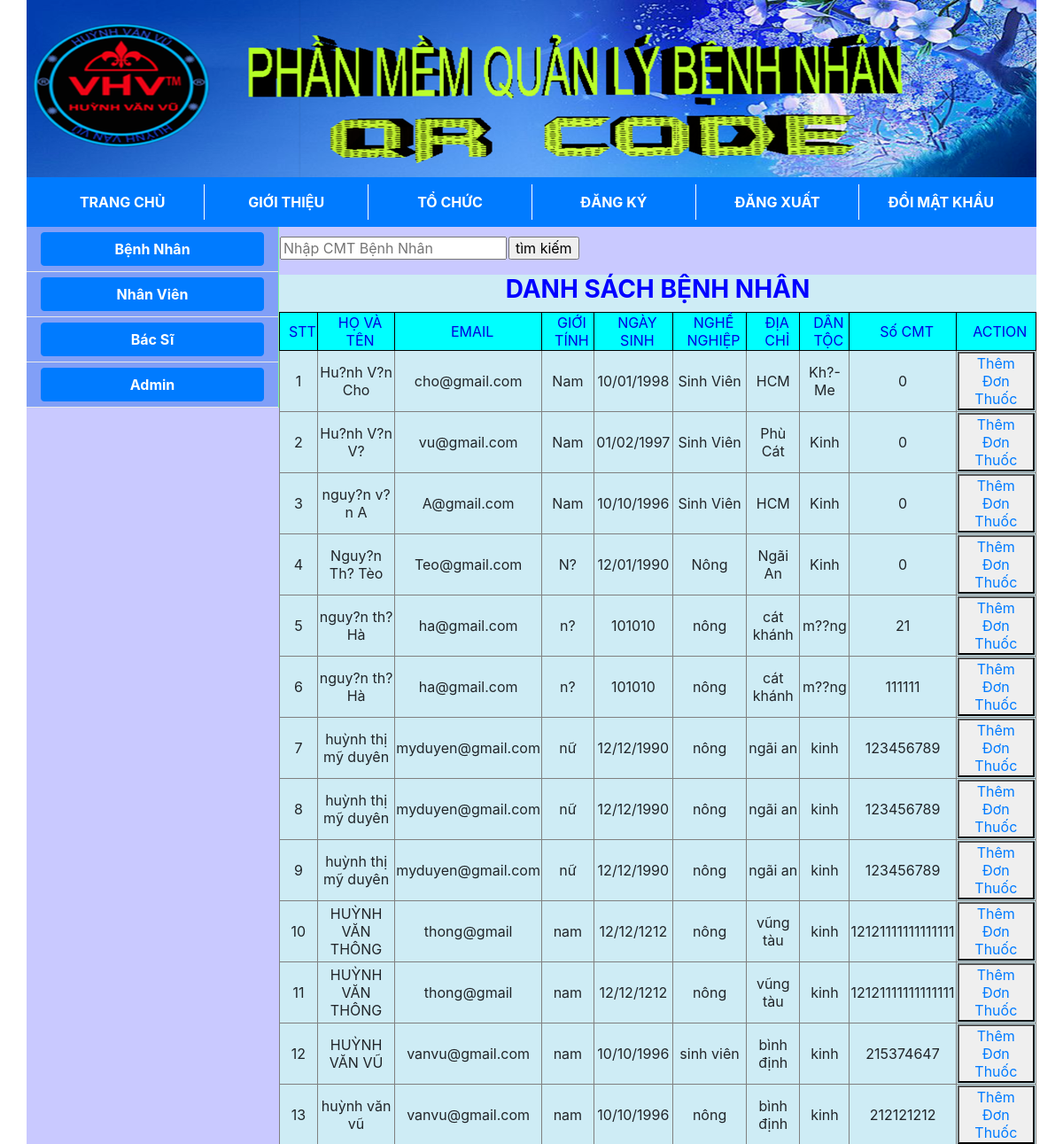
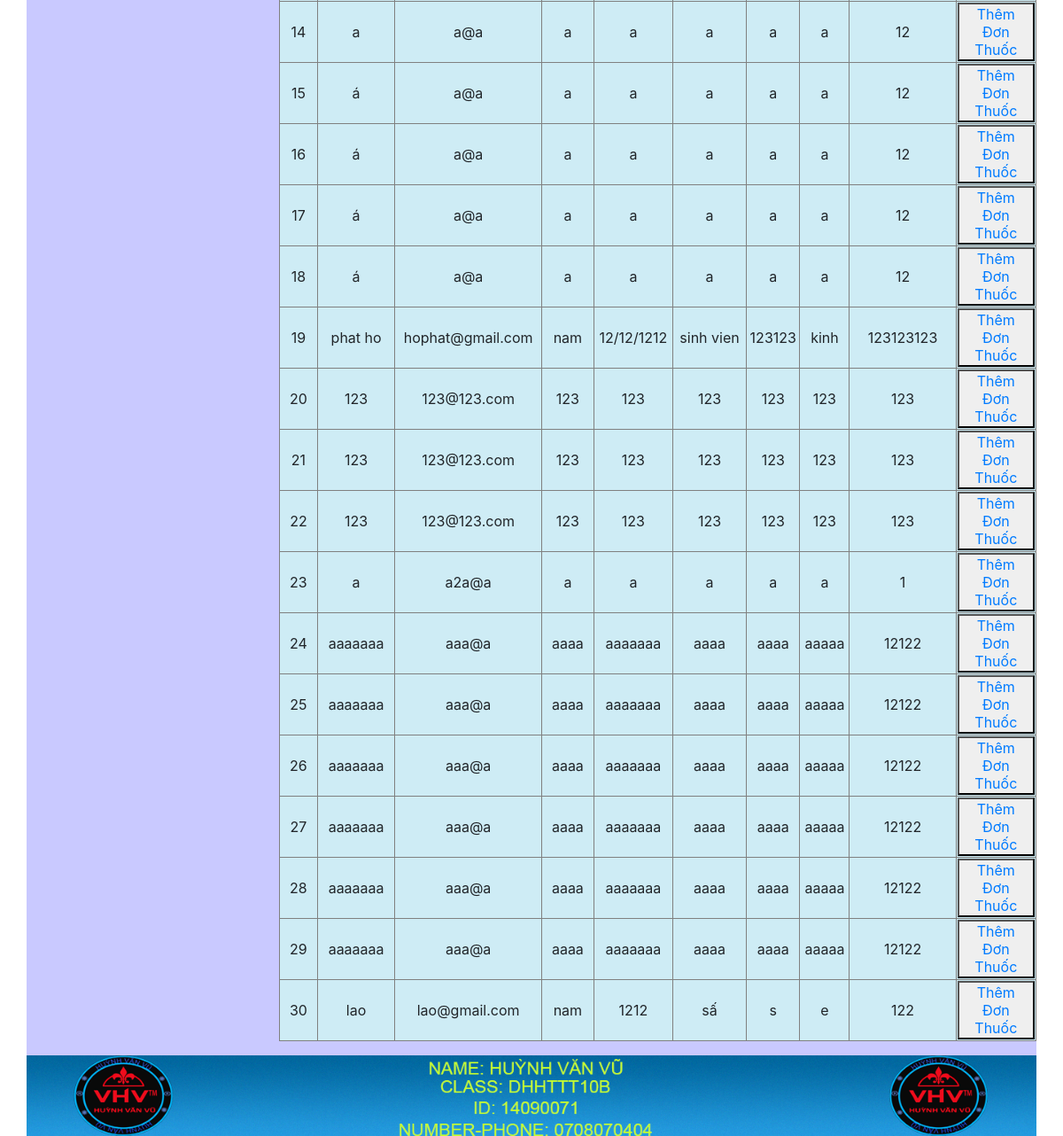
Screenshot of /index.php?controller=index&action=danhsachbenhnhan (signed in) with the database file from the repository (2 pictures, top to bottom).
### tables this page shows
CREATE TABLE IF NOT EXISTS `benhnhan` (
  `idBN` int(10) NOT NULL AUTO_INCREMENT,
  `HotenBN` varchar(30) NOT NULL,
  `email` varchar(50) NOT NULL,
  `Gioitinh` varchar(10) NOT NULL,
  `Ngaysinh` varchar(50) NOT NULL,
  `Nghenghiep` varchar(30) NOT NULL,
  `Diachi` varchar(100) NOT NULL,
  `Dantoc` varchar(20) NOT NULL,
  `Cmt` varchar(255) NOT NULL,
  PRIMARY KEY (`idBN`)
);

### model/index.php (called while the page is built, shortened)
<?php
class Database
		{
			private $hostname='localhost';
			private $username='root';
			private $password='';
			private $dbname='quanlybenhnhan';
			private $connect = NULL;
			private $result = NULL;
			public function connect_db()
			{
				$this->connect = new mysqli($this->hostname,$this->username,$this->password,$this->dbname);
				if(!$this->connect){
					echo 'ket noi that bai';
					exit();
				}else {
					mysqli_set_charset($this->connect,'utf8');
				}
				return $this->connect;
			}
			public function execute($sql)
				{
					$this->result = $this->connect ->query($sql);
					return $this->result;
				}
			public function get_db()
			{
				if($this->result)
					{
						$data = mysqli_fetch_array($this->result);
					}
				else
					{
						$data = 0;
					}
				return $data;
			}
			public function get_all_benhnhan()
					{
						$sql = "SELECT * FROM  benhnhan";
						$e = $this ->execute($sql);
						if($this->num_rows()==0)
						{
								$data =0;
								echo '<p style="text-align: center; color: red; font-size: 200%">Danh sách trống</p>';
						}
						else
							{
								while($datas = $this->get_db())
								{
									$data[]=$datas;
								}
							}
							return $data;
					}
			public function num_rows()
			{
				if($this->result)
				{
					$row = mysqli_num_rows($this->result);
				}
				else{
					$row = 0;
				}
				return $row;
			}
			}
 ?>

### view/bacsi/danhsachbenhnhan.php (the view, shortened to what this page needs)
<?php
include('view/header.php');
?>
<div class="container">
	<div class="row">
		<div class="col-12 p-0">
			<nav class="navbar navbar-expand-lg navbar-dark bg-primary">
				<div class="collapse navbar-collapse" id="navbarsExample03">
					<ul class="navbar-nav mr-auto nav-custom six">
						<li class="nav-item active">
							<a  class="nav-link" href="http://localhost/quanlybenhnhan/index.php?controller=index&action=trangchu">TRANG CHỦ</a>
						</li>
						<li class="nav-item active">
							<a  class="nav-link"  href="http://localhost/quanlybenhnhan/index.php?controller=index&action=gioithieu">GIỚI THIỆU</a>
						</li>
						<li class="nav-item active">
							<a class="nav-link" href="http://localhost/quanlybenhnhan/index.php?controller=index&action=tochuc">TỔ CHỨC</a>
						</li>
						<li class="nav-item active">
							<a  class="nav-link" href="http://localhost/quanlybenhnhan/index.php?controller=nguoinha&action=dangky">ĐĂNG KÝ</a>
						</li>
						<li class="nav-item active">
							<a class="nav-link" href="http://localhost/quanlybenhnhan/index.php?controller=index&action=dangxuat"  > ĐĂNG XUẤT</a>
						</li>
						<li class="nav-item active">
							<a class="nav-link" href="http://localhost/quanlybenhnhan/index.php?controller=index&action=doimatkhau"  > ĐỔI MẬT KHẨU</a>
						</li>
					</ul>
			</div>
		</nav>
	</div>
</div>
</div>
<div class="container">
	<div class="row">
		<div class="col-12  menu-left col-lg-3  p-0">
			<?php
			include('view/menuleft.php');
			?>
		</div>
		<div class="col-12 col-lg-9 menu-right ">
			<div >
				<form class=" row" action="" method="GET" class="" role="form" style="width: auto; margin-top: 10px;">
						<table>
							<tr>
								<td><input type="text" name="ten" placeholder="Nhập CMT Bệnh Nhân"></td>
								<td id="timkiem"><input type="submit" value="tìm kiếm"></td>
							</tr>
						</table>
					</form>
				<form class="section row" action="" method="GET" class="" role="form" style="width: auto; margin-top: 10px;">
					<h3 class="col-12" style="text-align: center; color: #0000FF">
						<strong>DANH SÁCH BỆNH NHÂN</strong>
					</h3>
					<table class="col-12" border="1px;">
						<thead>
							<tr style="color: #0101DF; text-align: center;">
								<td>STT</td>
								<td>HỌ VÀ TÊN</td>
								<td>EMAIL</td>
								<td>GIỚI TÍNH</td>
								<td>NGÀY SINH</td>
								<td>NGHỀ NGHIỆP</td>
								<td>ĐỊA CHỈ</td>
								<td>DÂN TỘC</td>
								<td>Số CMT</td>
								<td>ACTION</td>
							</tr>
						</thead>
						<tbody>
							<?php
							$stt=1;
							foreach ($data as $value) {
								?>
								<tr>
									<td><?php echo $stt?></td>
									<td><?php echo $value['HotenBN']; ?></td>
									<td><?php echo $value['email']; ?></td>
									<td><?php echo $value['Gioitinh']; ?></td>
									<td><?php echo $value['Ngaysinh']; ?></td>
									<td><?php echo $value['Nghenghiep']; ?></td>
									<td><?php echo $value['Diachi']; ?></td>
									<td><?php echo $value['Dantoc']; ?></td>
									<td><?php echo $value['Cmt']; ?></td>
									<td>
										<button><a style="text-decoration: none;" href="index.php?controller=index&action=thembenhan&idBN=<?php echo $value['idBN'];?>&ten=<?php echo  $value['HotenBN']; ?>">Thêm Đơn Thuốc</a></button>
									</td>
								</tr>
								<?php
								$stt++;
							}
							?>
						</tbody>
					</table>
				</form>
			</div>
		</div>
</div>
</div>
	<?php
	include('view/footer.php');
	?>

### style.css (style rules this page uses)
html,body { padding: 0; margin: 0; max-width: 100%; max-height: 100%; }
.section { background-color: #CEECF5; }
.menu-left { background-color: #0000ff36; height: }
.menu-right { background: #0000ff36 }
table thead tr { max-height: 40px; background: aqua; }
table thead { border:1px solid black; }
thead tr td { padding-left: 10px; text-align: center; }
table { text-align: center; max-width: 98% }
h3 { text-align:center; }
.nav-item { padding: 0em 3em; }
.six .nav-item { padding: 0; }
.nav-link { font-weight: bold; }
.nav-custom { display: flex; width: 100%; }
.nav-custom li { border-left: 1px solid white; width: 25%; text-align: center; }
.nav-custom li:nth-child(1) { border-left: 0px solid white; }

### rows the page displays
benhnhan: HotenBN "Hu?nh V?n Cho", email "cho@gmail.com", Gioitinh "Nam", Ngaysinh "10/01/1998", Nghenghiep "Sinh Viên", Diachi "HCM", Dantoc "Kh?-Me", Cmt "0"
benhnhan: HotenBN "Hu?nh V?n V?", email "vu@gmail.com", Gioitinh "Nam", Ngaysinh "01/02/1997", Nghenghiep "Sinh Viên", Diachi "Phù Cát", Dantoc "Kinh", Cmt "0"
benhnhan: HotenBN "nguy?n v?n A", email "A@gmail.com", Gioitinh "Nam", Ngaysinh "10/10/1996", Nghenghiep "Sinh Viên", Diachi "HCM", Dantoc "Kinh", Cmt "0"
benhnhan: HotenBN "Nguy?n Th? Tèo", email "Teo@gmail.com", Gioitinh "N?", Ngaysinh "12/01/1990", Nghenghiep "Nông", Diachi "Ngãi An", Dantoc "Kinh", Cmt "0"
benhnhan: HotenBN "nguy?n th? Hà", email "ha@gmail.com", Gioitinh "n?", Ngaysinh "101010", Nghenghiep "nông", Diachi "cát khánh", Dantoc "m??ng", Cmt "21"
benhnhan: HotenBN "nguy?n th? Hà", email "ha@gmail.com", Gioitinh "n?", Ngaysinh "101010", Nghenghiep "nông", Diachi "cát khánh", Dantoc "m??ng", Cmt "111111"
benhnhan: HotenBN "huỳnh thị mỹ duyên", email "myduyen@gmail.com", Gioitinh "nữ", Ngaysinh "12/12/1990", Nghenghiep "nông", Diachi "ngãi an", Dantoc "kinh", Cmt "123456789"
benhnhan: HotenBN "huỳnh thị mỹ duyên", email "myduyen@gmail.com", Gioitinh "nữ", Ngaysinh "12/12/1990", Nghenghiep "nông", Diachi "ngãi an", Dantoc "kinh", Cmt "123456789"
benhnhan: HotenBN "huỳnh thị mỹ duyên", email "myduyen@gmail.com", Gioitinh "nữ", Ngaysinh "12/12/1990", Nghenghiep "nông", Diachi "ngãi an", Dantoc "kinh", Cmt "123456789"
benhnhan: HotenBN "HUỲNH VĂN THÔNG", email "thong@gmail", Gioitinh "nam", Ngaysinh "12/12/1212", Nghenghiep "nông", Diachi "vũng tàu", Dantoc "kinh", Cmt "12121111111111111"
benhnhan: HotenBN "HUỲNH VĂN THÔNG", email "thong@gmail", Gioitinh "nam", Ngaysinh "12/12/1212", Nghenghiep "nông", Diachi "vũng tàu", Dantoc "kinh", Cmt "12121111111111111"
benhnhan: HotenBN "HUỲNH VĂN VŨ", email "vanvu@gmail.com", Gioitinh "nam", Ngaysinh "10/10/1996", Nghenghiep "sinh viên", Diachi "bình định", Dantoc "kinh", Cmt "215374647"
benhnhan: HotenBN "huỳnh văn vũ", email "vanvu@gmail.com", Gioitinh "nam", Ngaysinh "10/10/1996", Nghenghiep "nông", Diachi "bình định", Dantoc "kinh", Cmt "212121212"
benhnhan: HotenBN "a", email "a@a", Gioitinh "a", Ngaysinh "a", Nghenghiep "a", Diachi "a", Dantoc "a", Cmt "12"
benhnhan: HotenBN "á", email "a@a", Gioitinh "a", Ngaysinh "a", Nghenghiep "a", Diachi "a", Dantoc "a", Cmt "12"
benhnhan: HotenBN "á", email "a@a", Gioitinh "a", Ngaysinh "a", Nghenghiep "a", Diachi "a", Dantoc "a", Cmt "12"
benhnhan: HotenBN "á", email "a@a", Gioitinh "a", Ngaysinh "a", Nghenghiep "a", Diachi "a", Dantoc "a", Cmt "12"
benhnhan: HotenBN "á", email "a@a", Gioitinh "a", Ngaysinh "a", Nghenghiep "a", Diachi "a", Dantoc "a", Cmt "12"
benhnhan: HotenBN "phat ho", email "hophat@gmail.com", Gioitinh "nam", Ngaysinh "12/12/1212", Nghenghiep "sinh vien", Diachi "123123", Dantoc "kinh", Cmt "123123123"
benhnhan: HotenBN "123", email "123@123.com", Gioitinh "123", Ngaysinh "123", Nghenghiep "123", Diachi "123", Dantoc "123", Cmt "123"
benhnhan: HotenBN "123", email "123@123.com", Gioitinh "123", Ngaysinh "123", Nghenghiep "123", Diachi "123", Dantoc "123", Cmt "123"
benhnhan: HotenBN "123", email "123@123.com", Gioitinh "123", Ngaysinh "123", Nghenghiep "123", Diachi "123", Dantoc "123", Cmt "123"
benhnhan: HotenBN "a", email "a2a@a", Gioitinh "a", Ngaysinh "a", Nghenghiep "a", Diachi "a", Dantoc "a", Cmt "1"
benhnhan: HotenBN "aaaaaaa", email "aaa@a", Gioitinh "aaaa", Ngaysinh "aaaaaaa", Nghenghiep "aaaa", Diachi "aaaa", Dantoc "aaaaa", Cmt "12122"
benhnhan: HotenBN "aaaaaaa", email "aaa@a", Gioitinh "aaaa", Ngaysinh "aaaaaaa", Nghenghiep "aaaa", Diachi "aaaa", Dantoc "aaaaa", Cmt "12122"
benhnhan: HotenBN "aaaaaaa", email "aaa@a", Gioitinh "aaaa", Ngaysinh "aaaaaaa", Nghenghiep "aaaa", Diachi "aaaa", Dantoc "aaaaa", Cmt "12122"
benhnhan: HotenBN "aaaaaaa", email "aaa@a", Gioitinh "aaaa", Ngaysinh "aaaaaaa", Nghenghiep "aaaa", Diachi "aaaa", Dantoc "aaaaa", Cmt "12122"
benhnhan: HotenBN "aaaaaaa", email "aaa@a", Gioitinh "aaaa", Ngaysinh "aaaaaaa", Nghenghiep "aaaa", Diachi "aaaa", Dantoc "aaaaa", Cmt "12122"
benhnhan: HotenBN "aaaaaaa", email "aaa@a", Gioitinh "aaaa", Ngaysinh "aaaaaaa", Nghenghiep "aaaa", Diachi "aaaa", Dantoc "aaaaa", Cmt "12122"
benhnhan: HotenBN "lao", email "lao@gmail.com", Gioitinh "nam", Ngaysinh "1212", Nghenghiep "sấ", Diachi "s", Dantoc "e", Cmt "122"
